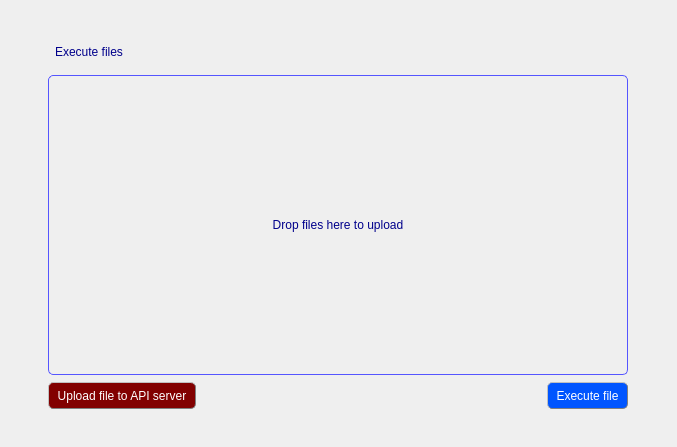
<?xml version="1.0" encoding="UTF-8"?>
<ui version="4.0">
 <class>ImportFilesForm</class>
 <widget class="QWidget" name="ImportFilesForm">
  <property name="geometry">
   <rect>
    <x>0</x>
    <y>0</y>
    <width>677</width>
    <height>447</height>
   </rect>
  </property>
  <property name="windowTitle">
   <string>Form</string>
  </property>
  <layout class="QGridLayout" name="gridLayout_2">
   <item row="0" column="0">
    <widget class="QGroupBox" name="groupBox">
     <property name="enabled">
      <bool>true</bool>
     </property>
     <property name="sizePolicy">
      <sizepolicy hsizetype="Fixed" vsizetype="Fixed">
       <horstretch>0</horstretch>
       <verstretch>0</verstretch>
      </sizepolicy>
     </property>
     <property name="minimumSize">
      <size>
       <width>600</width>
       <height>400</height>
      </size>
     </property>
     <property name="maximumSize">
      <size>
       <width>16777215</width>
       <height>16777215</height>
      </size>
     </property>
     <property name="styleSheet">
      <string notr="true">QGroupBox {
               color: black;
               padding: 4px;
               border-radius: 5px;
               border-style: outset;
              }</string>
     </property>
     <property name="title">
      <string/>
     </property>
     <layout class="QGridLayout" name="gridLayout">
      <item row="0" column="0">
       <widget class="QLabel" name="label">
        <property name="sizePolicy">
         <sizepolicy hsizetype="Preferred" vsizetype="Fixed">
          <horstretch>0</horstretch>
          <verstretch>0</verstretch>
         </sizepolicy>
        </property>
        <property name="styleSheet">
         <string notr="true">QLabel {
               color: darkblue;
               padding: 4px;
               border-radius: 5px;
               border-style: outset;
	           font: 20pt &quot;MS Shell Dlg 2&quot;;
              }</string>
        </property>
        <property name="text">
         <string>Execute files</string>
        </property>
       </widget>
      </item>
      <item row="0" column="1">
       <widget class="QToolButton" name="clearButton">
        <property name="styleSheet">
         <string notr="true">QToolButton {
               color: darkblue;
               padding: 4px;
               border-radius: 5px;
               font: 10pt &quot;MS Shell Dlg 2&quot;;
              }

QToolButton:hover {
               color: darkblue;
               border: 1px solid grey;
               background-color: rgb(255, 255, 255);
               }

QToolButton:pressed {
               color: rgb(0, 0, 197)
               background: shadow;
               border-style: inset;
			    background-color: rgb(0, 78, 235);
               }</string>
        </property>
        <property name="text">
         <string/>
        </property>
        <property name="icon">
         <iconset resource="../res/res.qrc">
          <normaloff>:/clear.png</normaloff>:/clear.png</iconset>
        </property>
        <property name="iconSize">
         <size>
          <width>20</width>
          <height>20</height>
         </size>
        </property>
       </widget>
      </item>
      <item row="1" column="0" colspan="2">
       <widget class="QToolButton" name="mainButton">
        <property name="minimumSize">
         <size>
          <width>580</width>
          <height>300</height>
         </size>
        </property>
        <property name="styleSheet">
         <string notr="true">QToolButton {
               color: darkblue;
               padding: 4px;
               border: 1px solid rgb(85, 85, 255); 
               border-radius: 5px;
               font: 11pt &quot;MS Shell Dlg 2&quot;;
              }
QToolButton:hover {
               color: darkblue;
               padding: 4px;
               border: 1px solid rgb(85, 85, 255); 
               border-radius: 5px;
               font: 11pt &quot;MS Shell Dlg 2&quot;;
               }
QToolButton:pressed {
			    color: darkblue;
               padding: 4px;
               border: 1px solid rgb(85, 85, 255); 
               border-radius: 5px;
               font: 11pt &quot;MS Shell Dlg 2&quot;;
               }</string>
        </property>
        <property name="text">
         <string>Drop files here to upload</string>
        </property>
       </widget>
      </item>
      <item row="2" column="0" colspan="2">
       <layout class="QHBoxLayout" name="horizontalLayout">
        <property name="spacing">
         <number>0</number>
        </property>
        <item>
         <widget class="QToolButton" name="uploadButton">
          <property name="enabled">
           <bool>false</bool>
          </property>
          <property name="styleSheet">
           <string notr="true">QToolButton {
               color: white;
               padding: 4px;
               border: 1px solid grey; 
               border-radius: 5px;
               border-style: outset;
               max-width: 160px;
               background-color:rgb(130, 0, 0);
               font: 10pt &quot;MS Shell Dlg 2&quot;;
              }

QToolButton:hover {
               color: darkblue;
               border: 1px solid grey;
               background-color: rgb(255, 255, 255);
               }

QToolButton:pressed {
               color: rgb(0, 0, 197)
               background: shadow;
               border-style: inset;
			    background-color: rgb(0, 78, 235);
               }</string>
          </property>
          <property name="text">
           <string>Upload file to API server</string>
          </property>
         </widget>
        </item>
        <item>
         <spacer name="horizontalSpacer">
          <property name="orientation">
           <enum>Qt::Horizontal</enum>
          </property>
          <property name="sizeType">
           <enum>QSizePolicy::Expanding</enum>
          </property>
          <property name="sizeHint" stdset="0">
           <size>
            <width>40</width>
            <height>20</height>
           </size>
          </property>
         </spacer>
        </item>
        <item>
         <widget class="QToolButton" name="executeButton">
          <property name="enabled">
           <bool>false</bool>
          </property>
          <property name="styleSheet">
           <string notr="true">QToolButton {
               color: white;
               padding: 4px;
               border: 1px solid grey; 
               border-radius: 5px;
               border-style: outset;
               max-width: 120px;
               background-color: rgb(0, 85, 255);
               font: 10pt &quot;MS Shell Dlg 2&quot;;
              }

QToolButton:hover {
               color: darkblue;
               border: 1px solid grey;
               background-color: rgb(255, 255, 255);
               }

QToolButton:pressed {
               color: rgb(0, 0, 197)
               background: shadow;
               border-style: inset;
			    background-color: rgb(0, 78, 235);
               }</string>
          </property>
          <property name="text">
           <string>Execute file</string>
          </property>
         </widget>
        </item>
       </layout>
      </item>
     </layout>
    </widget>
   </item>
  </layout>
 </widget>
 <resources>
  <include location="../res/res.qrc"/>
 </resources>
 <connections/>
</ui>
